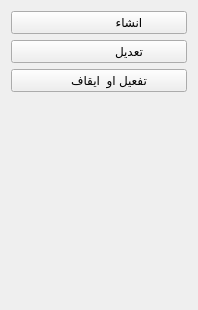
             <widget class="QWidget" name="page">
              <property name="geometry">
               <rect>
                <x>0</x>
                <y>0</y>
                <width>198</width>
                <height>310</height>
               </rect>
              </property>
              <attribute name="label">
               <string>                      نظام التقسيط</string>
              </attribute>
              <layout class="QGridLayout" name="gridLayout_9">
               <item row="0" column="0">
                <widget class="QPushButton" name="QAct_Install_Add">
                 <property name="text">
                  <string>                  انشاء</string>
                 </property>
                </widget>
               </item>
               <item row="1" column="0">
                <widget class="QPushButton" name="QAct_Install_Edit">
                 <property name="text">
                  <string>                  تعديل</string>
                 </property>
                </widget>
               </item>
               <item row="2" column="0">
                <widget class="QPushButton" name="QAct_Install_Activate_Deactivate">
                 <property name="text">
                  <string>      تفعيل او  ايقاف</string>
                 </property>
                </widget>
               </item>
               <item row="3" column="0">
                <spacer name="verticalSpacer_6">
                 <property name="orientation">
                  <enum>Qt::Vertical</enum>
                 </property>
                 <property name="sizeHint" stdset="0">
                  <size>
                   <width>20</width>
                   <height>197</height>
                  </size>
                 </property>
                </spacer>
               </item>
              </layout>
             </widget>
